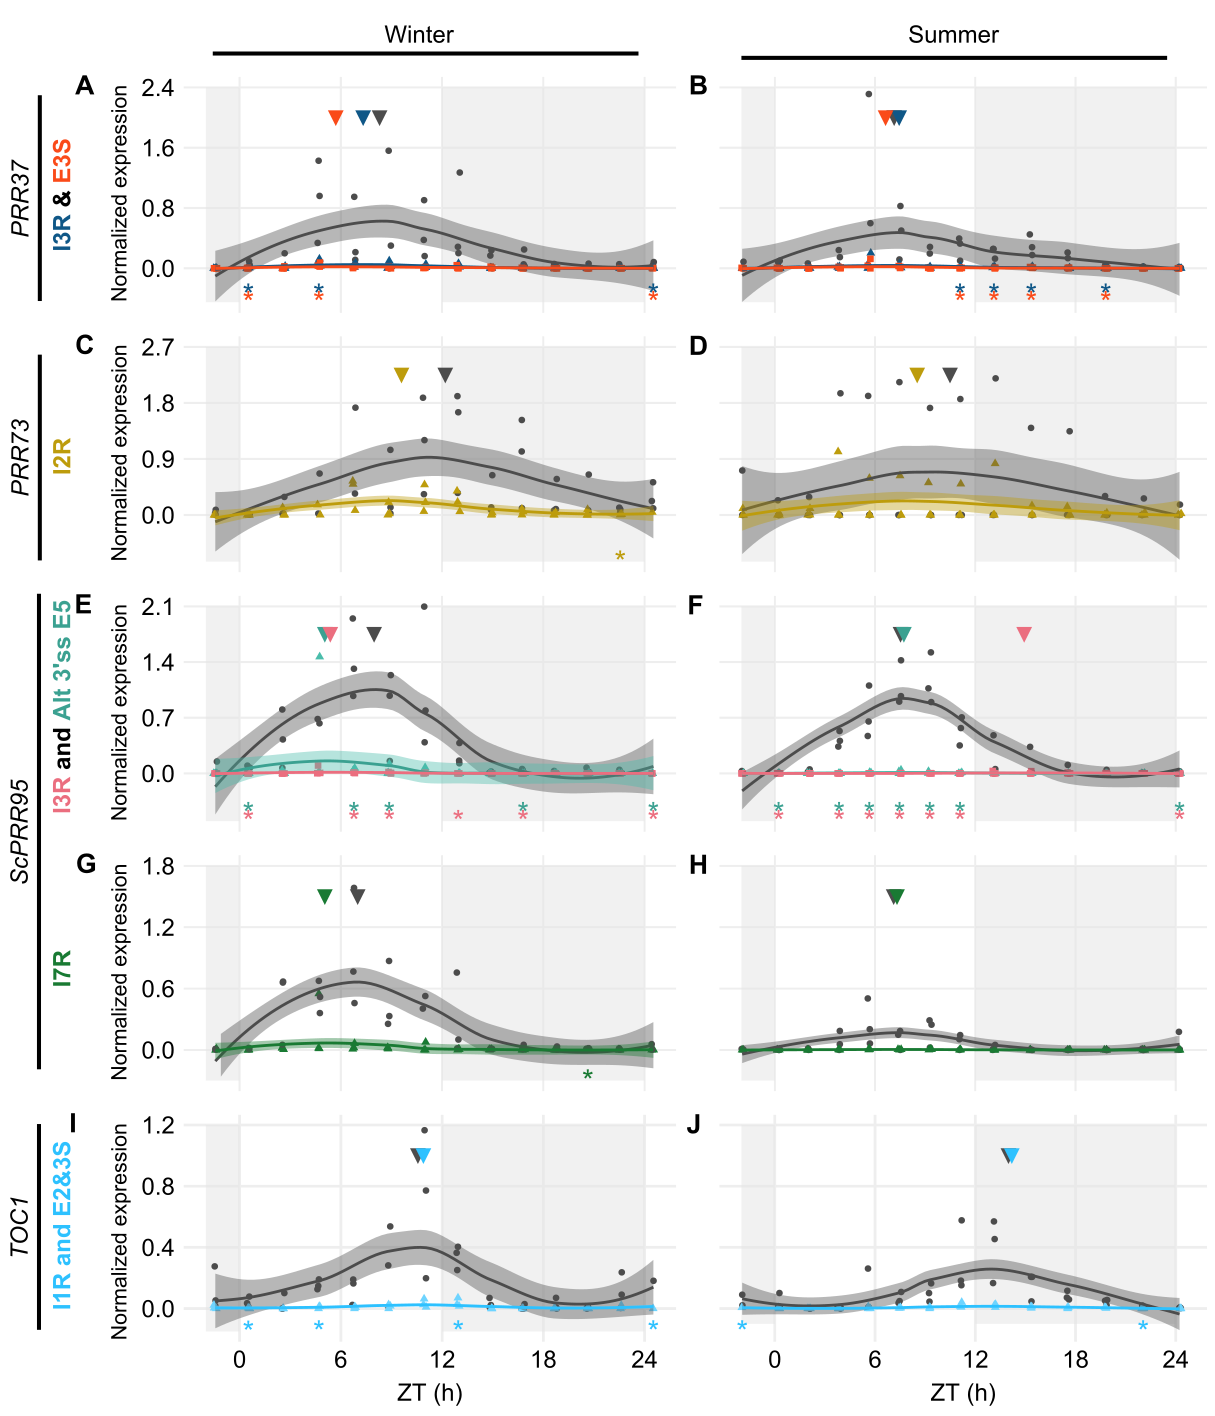

Write R code to recreate this figure.
library(ggplot2)
library(scales)
library(reshape2)
library(cowplot)
library(png)
library(grid)
library(RColorBrewer)

theme_set(theme_cowplot())

#1100x1350

#FS <- "#874D96"
#AS <- "#3A934C"
FS_line = "solid"
AS_line = "dashed"
AS2_line = "dotdash"

FS <- "#4d4d4d"
AS1 <- "#105989"
AS2 <- "#FC4A1A"


PRR371_timecourses_F1C1 <- read.csv("PRR371_splicing_F1C1_all.txt", sep="\t")
PRR371_timecourses_F1C1$Splice = factor(PRR371_timecourses_F1C1$Splice, levels=c("FS", "AS1", "AS2"))
PRR37.1_F1C1 <- ggplot(data=PRR371_timecourses_F1C1, aes(x=CT, y=PRR37.1, group=Splice)) +
  annotate("rect", xmin = -2, xmax = 0, ymin = -0.45, ymax = 2.4, alpha = .5, fill = "#e3e3e3")+
  annotate("rect", xmin = 12, xmax = 24, ymin = -0.45, ymax = 2.4, alpha = .5, fill = "#e3e3e3")+
  geom_jitter(aes(col=Splice, shape = Splice),position=position_jitter(0.1), size = 2) +
  stat_smooth(aes(group = Splice, colour = Splice, fill=Splice, outfit=fit2<<-..y..), span = 0.8)+
  annotate("text", x = 8.295, y = 2, label = "\u25bc", size = 6, colour=FS)+
  annotate("text", x = 7.3215, y = 2, label = "\u25bc", size = 6, colour=AS1)+
  annotate("text", x = 5.699, y = 2, label = "\u25bc", size = 6, colour=AS2)+
  annotate("text", x = 0.52, y = -0.35, label = "\u002a", size = 8, colour=AS1)+
  annotate("text", x = 0.52, y = -0.45, label = "\u002a", size = 8, colour=AS2)+
  annotate("text", x = 24.52, y = -0.35, label = "\u002a", size = 8, colour=AS1)+
  annotate("text", x = 24.52, y = -0.45, label = "\u002a", size = 8, colour=AS2)+
  annotate("text", x = 4.7, y = -0.35, label = "\u002a", size = 8, colour=AS1)+
  annotate("text", x = 4.7, y = -0.45, label = "\u002a", size = 8, colour=AS2)+
  scale_fill_manual(values=c(FS, AS1, AS2))+
  scale_colour_manual(values=c(FS, AS1, AS2))+
  scale_linetype_manual(values=c(FS_line, AS_line, AS2_line)) +
  scale_x_continuous(breaks=seq(0,24,6), name="ZT (h)", limits=c(-2, 24.55))+
  scale_y_continuous(breaks=seq(0,2.4,0.8), name="Normalized Expression", limits=c(-0.45,2.4))+
  theme(panel.grid.major = element_line(colour = "#efefef", size = 0.75), 
        text = element_text(size=18), 
        axis.ticks = element_blank(),
        axis.line = element_blank(),
        #axis.text.x = element_text(size=18),
        axis.text.x = element_blank(),
        axis.title.x = element_blank(),
        axis.text.y = element_text(size=18),
        legend.position = "none"
  )
PRR37.1_F1C1

#method to identify the peak and though of the smoothed fit in C1
fit2 <- data.frame(fit2)
fit3 <- fit2[1:60, ]
fit4 <- fit2[81:160, ]
fit4b <- fit2[161:240, ]
fit5 <- cbind(fit3, fit4, fit4b)
fit5 <- data.frame(fit5)
maxFS0 <- data.frame(which(fit5 == max(fit5$fit3), arr.ind=TRUE))
maxFS <- ((maxFS0$row-1)*25.96/80)-1.44
maxAS0 <- data.frame(which(fit5 == max(fit5$fit4), arr.ind=TRUE))
maxAS <- ((maxAS0$row-1)*25.96/80)-1.44
minFS0 <- data.frame(which(fit5 == min(fit5$fit3), arr.ind=TRUE))
minFS <- ((minFS0$row-1)*25.96/80)-1.44
minAS0 <- data.frame(which(fit5 == min(fit5$fit4), arr.ind=TRUE))
minAS <- ((minAS0$row-1)*25.96/80)-1.44
maxAS10 <- data.frame(which(fit5 == max(fit5$fit4b), arr.ind=TRUE))
maxAS1 <- ((maxAS10$row-1)*25.96/80)-1.44
minAS10 <- data.frame(which(fit5 == min(fit5$fit4b), arr.ind=TRUE))
minAS1 <- ((minAS10$row-1)*25.96/80)-1.44
FinalMaxMin <- cbind(maxFS, minFS, maxAS, minAS, maxAS1, minAS1)
round(FinalMaxMin)

PRR371_timecourses_F1C2 <- read.csv("PRR371_splicing_F1C2_all.txt", sep="\t")
PRR371_timecourses_F1C2$Splice = factor(PRR371_timecourses_F1C2$Splice, levels=c("FS", "AS1", "AS2"))

PRR37.1_F1C2 <- ggplot(data=PRR371_timecourses_F1C2, aes(x=CT, y=PRR37.1, group=Splice)) +
  annotate("rect", xmin = -2, xmax = 0, ymin = -0.45, ymax = 2.4, alpha = .5, fill = "#e3e3e3")+
  annotate("rect", xmin = 12, xmax = 24, ymin = -0.45, ymax = 2.4, alpha = .5, fill = "#e3e3e3")+
  geom_jitter(aes(col=Splice, shape = Splice),position=position_jitter(0.1), size = 2) +
  stat_smooth(aes(group = Splice, colour = Splice, fill=Splice, outfit=fit2<<-..y..), span = 0.8)+
  annotate("text", x = 7.1425, y = 2, label = "\u25bc", size = 6, colour=FS)+
  annotate("text", x = 7.4425, y = 2, label = "\u25bc", size = 6, colour=AS1)+
  annotate("text", x = 6.62875, y = 2, label = "\u25bc", size = 6, colour=AS2)+
  annotate("text", x = 11.09, y = -0.35, label = "\u002a", size = 8, colour=AS1)+
  annotate("text", x = 11.09, y = -0.45, label = "\u002a", size = 8, colour=AS2)+
  annotate("text", x = 13.12, y = -0.35, label = "\u002a", size = 8, colour=AS1)+
  annotate("text", x = 13.12, y = -0.45, label = "\u002a", size = 8, colour=AS2)+
  annotate("text", x = 15.35, y = -0.35, label = "\u002a", size = 8, colour=AS1)+
  annotate("text", x = 15.35, y = -0.45, label = "\u002a", size = 8, colour=AS2)+
  annotate("text", x = 19.81, y = -0.35, label = "\u002a", size = 8, colour=AS1)+
  annotate("text", x = 19.81, y = -0.45, label = "\u002a", size = 8, colour=AS2)+
  scale_fill_manual(values=c(FS, AS1, AS2))+
  scale_colour_manual(values=c(FS, AS1, AS2))+
  scale_linetype_manual(values=c(FS_line, AS_line, AS2_line)) +
  scale_x_continuous(breaks=seq(0,24,6), name="ZT (h)", limits=c(-2, 24.55))+
  scale_y_continuous(breaks=seq(0,2.4,0.8), name="Normalized Expression", limits=c(-0.45,2.4))+
  theme(panel.grid.major = element_line(colour = "#efefef", size = 0.75), 
        text = element_text(size=18), 
        axis.ticks = element_blank(),
        axis.line = element_blank(),
        #axis.text.x = element_text(size=18),
        axis.text.x = element_blank(),
        axis.title.x = element_blank(),
        axis.text.y = element_blank(),
        axis.title.y = element_blank(),
        #axis.text.y = element_text(size=18),
        legend.position = "none"
  )
PRR37.1_F1C2

#method to identify the peak and though of the smoothed fit in C2
fit2 <- data.frame(fit2)
fit3 <- fit2[1:60, ]
fit4 <- fit2[81:160, ]
fit4b <- fit2[161:240, ]
fit5 <- cbind(fit3, fit4, fit4b)
fit5 <- data.frame(fit5)
maxFS0 <- data.frame(which(fit5 == max(fit5$fit3), arr.ind=TRUE))
maxFS <- ((maxFS0$row-1)*26.55/80)-2
maxAS0 <- data.frame(which(fit5 == max(fit5$fit4), arr.ind=TRUE))
maxAS <- ((maxAS0$row-1)*26.55/80)-2
minFS0 <- data.frame(which(fit5 == min(fit5$fit3), arr.ind=TRUE))
minFS <- ((minFS0$row-1)*26.55/80)-2
minAS0 <- data.frame(which(fit5 == min(fit5$fit4), arr.ind=TRUE))
minAS <- ((minAS0$row-1)*26.55/80)-2
maxAS10 <- data.frame(which(fit5 == max(fit5$fit4b), arr.ind=TRUE))
maxAS1 <- ((maxAS10$row-1)*26.55/80)-2
minAS10 <- data.frame(which(fit5 == min(fit5$fit4b), arr.ind=TRUE))
minAS1 <- ((minAS10$row-1)*26.55/80)-2
FinalMaxMin <- cbind(maxFS, minFS, maxAS, minAS, maxAS1, minAS1)
round(FinalMaxMin)


AS3 <- "#BE9E0E"

PRR731_timecourses_F1C1 <- read.csv("PRR731_splicing_F1C1_all.txt", sep="\t")
PRR731_timecourses_F1C1$Splice = factor(PRR731_timecourses_F1C1$Splice, levels=c("FS", "AS"))
PRR73.1_F1C1 <- ggplot(data=PRR731_timecourses_F1C1, aes(x=CT, y=PRR73.1, group=Splice)) +
  annotate("rect", xmin = -2, xmax = 0, ymin = -0.75, ymax = 2.7, alpha = .5, fill = "#e3e3e3")+
  annotate("rect", xmin = 12, xmax = 24, ymin = -0.75, ymax = 2.7, alpha = .5, fill = "#e3e3e3")+
  geom_jitter(aes(col=Splice, shape = Splice),position=position_jitter(0.1), size = 2) +
  stat_smooth(aes(group = Splice, colour = Splice, fill=Splice, outfit=fit2<<-..y..), span = 0.8)+
  annotate("text", x = 12.189, y = 2.25, label = "\u25bc", size = 6, colour=FS)+
  annotate("text", x = 9.593, y = 2.25, label = "\u25bc", size = 6, colour=AS3)+
  annotate("text", x = 22.56, y = -0.75, label = "\u002a", size = 8, colour=AS3)+
  scale_fill_manual(values=c(FS, AS3))+
  scale_colour_manual(values=c(FS, AS3))+
  scale_linetype_manual(values=c(FS_line, AS_line)) +
  scale_x_continuous(breaks=seq(0,24,6), name="ZT (h)", limits=c(-2, 24.55))+
  scale_y_continuous(breaks=seq(0,2.7,0.9), name="Normalized Expression", limits=c(-0.75,2.7))+
  theme(panel.grid.major = element_line(colour = "#efefef", size = 0.75), 
        text = element_text(size=18), 
        axis.ticks = element_blank(),
        axis.line = element_blank(),
        #axis.text.x = element_text(size=18),
        axis.text.x = element_blank(),
        axis.title.x = element_blank(),
        axis.text.y = element_text(size=18),
        legend.position = "none"
  )
PRR73.1_F1C1

#method to identify the peak and though of the smoothed fit in C1
fit2 <- data.frame(fit2)
fit3 <- fit2[1:80, ]
fit4 <- fit2[81:160, ]
fit5 <- cbind(fit3, fit4)
fit5 <- data.frame(fit5)
maxFS0 <- data.frame(which(fit5 == max(fit5$fit3), arr.ind=TRUE))
maxFS <- ((maxFS0$row-1)*25.96/80)-1.44
maxAS0 <- data.frame(which(fit5 == max(fit5$fit4), arr.ind=TRUE))
maxAS <- ((maxAS0$row-1)*25.96/80)-1.44
minFS0 <- data.frame(which(fit5 == min(fit5$fit3), arr.ind=TRUE))
minFS <- ((minFS0$row-1)*25.96/80)-1.44
minAS0 <- data.frame(which(fit5 == min(fit5$fit4), arr.ind=TRUE))
minAS <- ((minAS0$row-1)*25.96/80)-1.44
FinalMaxMin <- cbind(maxFS, minFS, maxAS, minAS)
round(FinalMaxMin)


PRR731_timecourses_F1C2 <- read.csv("PRR731_splicing_F1C2_all.txt", sep="\t")
PRR731_timecourses_F1C2$Splice = factor(PRR731_timecourses_F1C2$Splice, levels=c("FS", "AS"))
PRR73.1_F1C2 <- ggplot(data=PRR731_timecourses_F1C2, aes(x=CT, y=PRR73.1, group=Splice)) +
  annotate("rect", xmin = -2, xmax = 0, ymin = -0.75, ymax = 2.7, alpha = .5, fill = "#e3e3e3")+
  annotate("rect", xmin = 12, xmax = 24, ymin = -0.75, ymax = 2.7, alpha = .5, fill = "#e3e3e3")+
  geom_jitter(aes(col=Splice, shape = Splice),position=position_jitter(0.1), size = 2) +
  stat_smooth(aes(group = Splice, colour = Splice, fill=Splice, outfit=fit2<<-..y..), span = 0.8)+
  annotate("text", x = 10.4855, y = 2.25, label = "\u25bc", size = 6, colour=FS)+
  annotate("text", x = 8.522, y = 2.25, label = "\u25bc", size = 6, colour=AS3)+
  scale_fill_manual(values=c(FS, AS3))+
  scale_colour_manual(values=c(FS, AS3))+
  scale_linetype_manual(values=c(FS_line, AS_line)) +
  scale_x_continuous(breaks=seq(0,24,6), name="ZT (h)", limits=c(-2, 24.55))+
  scale_y_continuous(breaks=seq(0,2.7,0.9), name="Normalized Expression", limits=c(-0.75,2.7))+
  theme(panel.grid.major = element_line(colour = "#efefef", size = 0.75), 
        text = element_text(size=18), 
        axis.ticks = element_blank(),
        axis.line = element_blank(),
        #axis.text.x = element_text(size=18),
        axis.text.x = element_blank(),
        axis.title.x = element_blank(),
        axis.text.y = element_blank(),
        axis.title.y = element_blank(),
        #axis.text.y = element_text(size=18),
        legend.position = "none"
  )
PRR73.1_F1C2

#method to identify the peak and though of the smoothed fit in C2
fit2 <- data.frame(fit2)
fit3 <- fit2[1:60, ]
fit4 <- fit2[81:140, ]
fit5 <- cbind(fit3, fit4)
fit5 <- data.frame(fit5)
maxFS0 <- data.frame(which(fit5 == max(fit5$fit3), arr.ind=TRUE))
maxFS <- ((maxFS0$row-1)*26.18/80)-1.95
maxAS0 <- data.frame(which(fit5 == max(fit5$fit4), arr.ind=TRUE))
maxAS <- ((maxAS0$row-1)*26.18/80)-1.95
minFS0 <- data.frame(which(fit5 == min(fit5$fit3), arr.ind=TRUE))
minFS <- ((minFS0$row-1)*26.18/80)-1.95
minAS0 <- data.frame(which(fit5 == min(fit5$fit4), arr.ind=TRUE))
minAS <- ((minAS0$row-1)*26.18/80)-1.95
FinalMaxMin <- cbind(maxFS, minFS, maxAS, minAS)
round(FinalMaxMin)

AS4 <- "#4ABDAC"
AS5 <- "#EB6E80"
AS6 <- "#1B7B34"

PRR952_timecourses_F1C1 <- read.csv("PRR952_splicing_F1C1_all.txt", sep="\t")
PRR952_timecourses_F1C1$Splice = factor(PRR952_timecourses_F1C1$Splice, levels=c("FS", "AS1", "AS2"))
PRR95.2_F1C1 <- ggplot(data=PRR952_timecourses_F1C1, aes(x=CT, y=PRR95.2, group=Splice)) +
  annotate("rect", xmin = -2, xmax = 0, ymin = -0.6, ymax = 2.1, alpha = .5, fill = "#e3e3e3")+
  annotate("rect", xmin = 12, xmax = 24, ymin = -0.6, ymax = 2.1, alpha = .5, fill = "#e3e3e3")+
  geom_jitter(aes(col=Splice, shape = Splice),position=position_jitter(0.1), size = 2) +
  stat_smooth(aes(group = Splice, colour = Splice, fill=Splice, outfit=fit2<<-..y..), span = 0.8)+
  annotate("text", x = 7.9705, y = 1.75, label = "\u25bc", size = 6, colour=FS)+
  annotate("text", x = 5.05, y = 1.75, label = "\u25bc", size = 6, colour=AS4)+
  annotate("text", x = 5.3745, y = 1.75, label = "\u25bc", size = 6, colour=AS5)+
  annotate("text", x = 0.52, y = -0.5, label = "\u002a", size = 8, colour=AS4)+
  annotate("text", x = 0.52, y = -0.6, label = "\u002a", size = 8, colour=AS5)+
  annotate("text", x = 24.52, y = -0.5, label = "\u002a", size = 8, colour=AS4)+
  annotate("text", x = 24.52, y = -0.6, label = "\u002a", size = 8, colour=AS5)+
  annotate("text", x = 6.78, y = -0.5, label = "\u002a", size = 8, colour=AS4)+
  annotate("text", x = 6.78, y = -0.6, label = "\u002a", size = 8, colour=AS5)+
  annotate("text", x = 8.87, y = -0.5, label = "\u002a", size = 8, colour=AS4)+
  annotate("text", x = 8.87, y = -0.6, label = "\u002a", size = 8, colour=AS5)+
  annotate("text", x = 12.96, y = -0.6, label = "\u002a", size = 8, colour=AS5)+
  annotate("text", x = 16.8, y = -0.5, label = "\u002a", size = 8, colour=AS4)+
  annotate("text", x = 16.8, y = -0.6, label = "\u002a", size = 8, colour=AS5)+
  scale_fill_manual(values=c(FS, AS4, AS5))+
  scale_colour_manual(values=c(FS, AS4, AS5))+
  scale_linetype_manual(values=c(FS_line, AS_line, AS2_line)) +
  scale_x_continuous(breaks=seq(0,24,6), name="ZT (h)", limits=c(-2, 24.55))+
  scale_y_continuous(breaks=seq(0,2.1,0.7), name="Normalized Expression", limits=c(-0.6, 2.1))+
  theme(panel.grid.major = element_line(colour = "#efefef", size = 0.75), 
        text = element_text(size=18), 
        axis.ticks = element_blank(),
        axis.line = element_blank(),
        #axis.text.x = element_text(size=18),
        axis.text.x = element_blank(),
        axis.title.x = element_blank(),
        axis.text.y = element_text(size=18),
        legend.position = "none"
  )
PRR95.2_F1C1

#method to identify the peak and though of the smoothed fit in C1
fit2 <- data.frame(fit2)
fit3 <- fit2[1:60, ]
fit4 <- fit2[81:160, ]
fit4b <- fit2[161:240, ]
fit5 <- cbind(fit3, fit4, fit4b)
fit5 <- data.frame(fit5)
maxFS0 <- data.frame(which(fit5 == max(fit5$fit3), arr.ind=TRUE))
maxFS <- ((maxFS0$row-1)*25.96/80)-1.44
maxAS0 <- data.frame(which(fit5 == max(fit5$fit4), arr.ind=TRUE))
maxAS <- ((maxAS0$row-1)*25.96/80)-1.44
minFS0 <- data.frame(which(fit5 == min(fit5$fit3), arr.ind=TRUE))
minFS <- ((minFS0$row-1)*25.96/80)-1.44
minAS0 <- data.frame(which(fit5 == min(fit5$fit4), arr.ind=TRUE))
minAS <- ((minAS0$row-1)*25.96/80)-1.44
maxAS10 <- data.frame(which(fit5 == max(fit5$fit4b), arr.ind=TRUE))
maxAS1 <- ((maxAS10$row-1)*25.96/80)-1.44
minAS10 <- data.frame(which(fit5 == min(fit5$fit4b), arr.ind=TRUE))
minAS1 <- ((minAS10$row-1)*25.96/80)-1.44
FinalMaxMin <- cbind(maxFS, minFS, maxAS, minAS, maxAS1, minAS1)
round(FinalMaxMin)


PRR952_timecourses_F1C2 <- read.csv("PRR952_splicing_F1C2_all.txt", sep="\t")
PRR952_timecourses_F1C2$Splice = factor(PRR952_timecourses_F1C2$Splice, levels=c("FS", "AS1", "AS2", "AS3"))
PRR95.2_F1C2 <- ggplot(data=PRR952_timecourses_F1C2, aes(x=CT, y=PRR95.2, group=Splice)) +
  annotate("rect", xmin = -2, xmax = 0, ymin = -0.6, ymax = 2.1, alpha = .5, fill = "#e3e3e3")+
  annotate("rect", xmin = 12, xmax = 24, ymin =  -0.6, ymax = 2.1, alpha = .5, fill = "#e3e3e3")+
  geom_jitter(aes(col=Splice, shape = Splice),position=position_jitter(0.1), size = 2) +
  stat_smooth(aes(group = Splice, colour = Splice, fill=Splice, outfit=fit2<<-..y..), span = 0.8)+
  annotate("text", x = 7.524375, y = 1.75, label = "\u25bc", size = 6, colour=FS)+
  annotate("text", x = 7.724375, y = 1.75, label = "\u25bc", size = 6, colour=AS4)+
  annotate("text", x = 14.92563, y = 1.75, label = "\u25bc", size = 6, colour=AS5)+
  annotate("text", x = 0.23, y = -0.5, label = "\u002a", size = 8, colour=AS4)+
  annotate("text", x = 0.23, y = -0.6, label = "\u002a", size = 8, colour=AS5)+
  annotate("text", x = 3.85, y = -0.5, label = "\u002a", size = 8, colour=AS4)+
  annotate("text", x = 3.85, y = -0.6, label = "\u002a", size = 8, colour=AS5)+
  annotate("text", x = 5.66, y = -0.5, label = "\u002a", size = 8, colour=AS4)+
  annotate("text", x = 5.66, y = -0.6, label = "\u002a", size = 8, colour=AS5)+
  annotate("text", x = 7.47, y = -0.5, label = "\u002a", size = 8, colour=AS4)+
  annotate("text", x = 7.47, y = -0.6, label = "\u002a", size = 8, colour=AS5)+
  annotate("text", x = 9.28, y = -0.5, label = "\u002a", size = 8, colour=AS4)+
  annotate("text", x = 9.28, y = -0.6, label = "\u002a", size = 8, colour=AS5)+
  annotate("text", x = 11.09, y = -0.5, label = "\u002a", size = 8, colour=AS4)+
  annotate("text", x = 11.09, y = -0.6, label = "\u002a", size = 8, colour=AS5)+
  annotate("text", x = 24.23, y = -0.5, label = "\u002a", size = 8, colour=AS4)+
  annotate("text", x = 24.23, y = -0.6, label = "\u002a", size = 8, colour=AS5)+
    scale_fill_manual(values=c(FS, AS4, AS5))+
  scale_colour_manual(values=c(FS, AS4, AS5))+
  scale_linetype_manual(values=c(FS_line, AS_line, AS2_line)) +
  scale_x_continuous(breaks=seq(0,24,6), name="ZT (h)", limits=c(-2, 24.55))+
  scale_y_continuous(breaks=seq(0,2.1,0.7), name="Normalized Expression", limits=c(-0.6,2.1))+
  theme(panel.grid.major = element_line(colour = "#efefef", size = 0.75), 
        text = element_text(size=18), 
        axis.ticks = element_blank(),
        axis.line = element_blank(),
        #axis.text.x = element_text(size=18),
        axis.text.x = element_blank(),
        axis.title.x = element_blank(),
        axis.text.y = element_blank(),
        axis.title.y = element_blank(),
        #axis.text.y = element_text(size=18),
        legend.position = "none"
  )
PRR95.2_F1C2

#method to identify the peak and though of the smoothed fit in C2
fit2 <- data.frame(fit2)
fit3 <- fit2[1:60, ]
fit4 <- fit2[81:160, ]
fit4b <- fit2[161:240, ]
fit5 <- cbind(fit3, fit4, fit4b)
fit5 <- data.frame(fit5)
maxFS0 <- data.frame(which(fit5 == max(fit5$fit3), arr.ind=TRUE))
maxFS <- ((maxFS0$row-1)*26.55/80)-2
maxAS0 <- data.frame(which(fit5 == max(fit5$fit4), arr.ind=TRUE))
maxAS <- ((maxAS0$row-1)*26.55/80)-2
minFS0 <- data.frame(which(fit5 == min(fit5$fit3), arr.ind=TRUE))
minFS <- ((minFS0$row-1)*26.55/80)-2
minAS0 <- data.frame(which(fit5 == min(fit5$fit4), arr.ind=TRUE))
minAS <- ((minAS0$row-1)*26.55/80)-2
maxAS10 <- data.frame(which(fit5 == max(fit5$fit4b), arr.ind=TRUE))
maxAS1 <- ((maxAS10$row-1)*26.55/80)-2
minAS10 <- data.frame(which(fit5 == min(fit5$fit4b), arr.ind=TRUE))
minAS1 <- ((minAS10$row-1)*26.55/80)-2
FinalMaxMin <- cbind(maxFS, minFS, maxAS, minAS, maxAS1, minAS1)
round(FinalMaxMin)


PRR954_timecourses_F1C1 <- read.csv("PRR954_splicing_F1C1_all.txt", sep="\t")
PRR954_timecourses_F1C1$Splice = factor(PRR954_timecourses_F1C1$Splice, levels=c("FS", "AS"))
PRR95.4_F1C1 <- ggplot(data=PRR954_timecourses_F1C1, aes(x=CT, y=PRR95.4, group=Splice)) +
  annotate("rect", xmin = -2, xmax = 0, ymin = -0.3, ymax = 1.8, alpha = .5, fill = "#e3e3e3")+
  annotate("rect", xmin = 12, xmax = 24, ymin = -0.3, ymax = 1.8, alpha = .5, fill = "#e3e3e3")+
  geom_jitter(aes(col=Splice, shape = Splice),position=position_jitter(0.1), size = 2) +
  stat_smooth(aes(group = Splice, colour = Splice, fill=Splice, outfit=fit2<<-..y..), span = 0.8)+
  annotate("text", x = 6.997, y = 1.5, label = "\u25bc", size = 6, colour=FS)+
  annotate("text", x = 5.05, y = 1.5, label = "\u25bc", size = 6, colour=AS6)+
  annotate("text", x = 20.64, y = -0.3, label = "\u002a", size = 8, colour=AS6)+
    scale_fill_manual(values=c(FS, AS6))+
  scale_colour_manual(values=c(FS, AS6))+
  scale_linetype_manual(values=c(FS_line, AS_line)) +
  scale_x_continuous(breaks=seq(0,24,6), name="ZT (h)", limits=c(-2, 24.55))+
  scale_y_continuous(breaks=seq(0,1.8,0.6), name="Normalized Expression", limits=c(-0.3,1.8))+
  theme(panel.grid.major = element_line(colour = "#efefef", size = 0.75), 
        text = element_text(size=18), 
        axis.ticks = element_blank(),
        axis.line = element_blank(),
        #axis.text.x = element_text(size=18),
        axis.text.x = element_blank(),
        axis.title.x = element_blank(),
        axis.text.y = element_text(size=18),
        legend.position = "none"
  )
PRR95.4_F1C1

#method to identify the peak and though of the smoothed fit in C1
fit2 <- data.frame(fit2)
fit3 <- fit2[1:80, ]
fit4 <- fit2[81:160, ]
fit5 <- cbind(fit3, fit4)
fit5 <- data.frame(fit5)
maxFS0 <- data.frame(which(fit5 == max(fit5$fit3), arr.ind=TRUE))
maxFS <- ((maxFS0$row-1)*25.96/80)-1.44
maxAS0 <- data.frame(which(fit5 == max(fit5$fit4), arr.ind=TRUE))
maxAS <- ((maxAS0$row-1)*25.96/80)-1.44
minFS0 <- data.frame(which(fit5 == min(fit5$fit3), arr.ind=TRUE))
minFS <- ((minFS0$row-1)*25.96/80)-1.44
minAS0 <- data.frame(which(fit5 == min(fit5$fit4), arr.ind=TRUE))
minAS <- ((minAS0$row-1)*25.96/80)-1.44
FinalMaxMin <- cbind(maxFS, minFS, maxAS, minAS)
round(FinalMaxMin)

PRR954_timecourses_F1C2 <- read.csv("PRR954_splicing_F1C2_all.txt", sep="\t")
PRR954_timecourses_F1C2$Splice = factor(PRR954_timecourses_F1C2$Splice, levels=c("FS", "AS"))
PRR95.4_F1C2 <- ggplot(data=PRR954_timecourses_F1C2, aes(x=CT, y=PRR95.4, group=Splice)) +
  annotate("rect", xmin = -2, xmax = 0, ymin = -0.3, ymax = 1.8, alpha = .5, fill = "#e3e3e3")+
  annotate("rect", xmin = 12, xmax = 24, ymin = -0.3, ymax = 1.8, alpha = .5, fill = "#e3e3e3")+
  geom_jitter(aes(col=Splice, shape = Splice),position=position_jitter(0.1), size = 2) +
  stat_smooth(aes(group = Splice, colour = Splice, fill=Splice, outfit=fit2<<-..y..), span = 0.8)+
  annotate("text", x = 7.113, y = 1.5, label = "\u25bc", size = 6, colour=FS)+
  annotate("text", x = 7.313, y = 1.5, label = "\u25bc", size = 6, colour=AS6)+
    scale_fill_manual(values=c(FS, AS6))+
  scale_colour_manual(values=c(FS, AS6))+
  scale_linetype_manual(values=c(FS_line, AS_line)) +
  scale_x_continuous(breaks=seq(0,24,6), name="ZT (h)", limits=c(-2, 24.55))+
  scale_y_continuous(breaks=seq(0,1.8,0.6), name="Normalized Expression", limits=c(-0.3,1.8))+
  theme(panel.grid.major = element_line(colour = "#efefef", size = 0.75), 
        text = element_text(size=18), 
        axis.ticks = element_blank(),
        axis.line = element_blank(),
        #axis.text.x = element_text(size=18),
        axis.text.x = element_blank(),
        axis.title.x = element_blank(),
        axis.text.y = element_blank(),
        axis.title.y = element_blank(),
        #axis.text.y = element_text(size=18),
        legend.position = "none"
  )
PRR95.4_F1C2

#method to identify the peak and though of the smoothed fit in C2
fit2 <- data.frame(fit2)
fit3 <- fit2[1:60, ]
fit4 <- fit2[81:140, ]
fit5 <- cbind(fit3, fit4)
fit5 <- data.frame(fit5)
maxFS0 <- data.frame(which(fit5 == max(fit5$fit3), arr.ind=TRUE))
maxFS <- ((maxFS0$row-1)*26.18/80)-1.95
maxAS0 <- data.frame(which(fit5 == max(fit5$fit4), arr.ind=TRUE))
maxAS <- ((maxAS0$row-1)*26.18/80)-1.95
minFS0 <- data.frame(which(fit5 == min(fit5$fit3), arr.ind=TRUE))
minFS <- ((minFS0$row-1)*26.18/80)-1.95
minAS0 <- data.frame(which(fit5 == min(fit5$fit4), arr.ind=TRUE))
minAS <- ((minAS0$row-1)*26.18/80)-1.95
FinalMaxMin <- cbind(maxFS, minFS, maxAS, minAS)
round(FinalMaxMin)



AS7 <- "#70D6FF"

TOC11_timecourses_F1C1 <- read.csv("TOC11_splicing_F1C1_all.txt", sep="\t")
TOC11_timecourses_F1C1$Splice = factor(TOC11_timecourses_F1C1$Splice, levels=c("FS", "AS"))
TOC1.1_F1C1 <- ggplot(data=TOC11_timecourses_F1C1, aes(x=CT, y=TOC1.1, group=Splice)) +
  annotate("rect", xmin = -2, xmax = 0, ymin = -0.15, ymax = 1.2, alpha = .5, fill = "#e3e3e3")+
  annotate("rect", xmin = 12, xmax = 24, ymin = -0.15, ymax = 1.2, alpha = .5, fill = "#e3e3e3")+
  geom_jitter(aes(col=Splice, shape = Splice),position=position_jitter(0.1), size = 2) +
  stat_smooth(aes(group = Splice, colour = Splice, fill=Splice, outfit=fit2<<-..y..), span = 0.8)+
  annotate("text", x = 10.5665, y = 1, label = "\u25bc", size = 6, colour=FS)+
  annotate("text", x = 10.891, y = 1, label = "\u25bc", size = 6, colour=AS7)+
  annotate("text", x = 0.52, y = -0.1, label = "\u002a", size = 8, colour=AS7)+
  annotate("text", x = 4.7, y = -0.15, label = "\u002a", size = 8, colour=AS7)+
  annotate("text", x = 12.96, y = -0.15, label = "\u002a", size = 8, colour=AS7)+
  annotate("text", x = 24.52, y = -0.15, label = "\u002a", size = 8, colour=AS7)+
    scale_fill_manual(values=c(FS, AS7))+
  scale_colour_manual(values=c(FS, AS7))+
  scale_linetype_manual(values=c(FS_line, AS_line)) +
  scale_x_continuous(breaks=seq(0,24,6), name="ZT (h)", limits=c(-2, 24.55))+
  scale_y_continuous(breaks=seq(0,1.2,0.4), name="Normalized Expression", limits=c(-0.15,1.2))+
  theme(panel.grid.major = element_line(colour = "#efefef", size = 1), 
        text = element_text(size=18), 
        axis.ticks = element_blank(),
        axis.line = element_blank(),
        axis.text.x = element_text(size=18),
        #axis.text.x = element_blank(),
        #axis.title.x = element_blank(),
        axis.text.y = element_text(size=18),
        legend.position = "none"
  )
TOC1.1_F1C1

#method to identify the peak and though of the smoothed fit in C1
fit2 <- data.frame(fit2)
fit3 <- fit2[1:80, ]
fit4 <- fit2[81:160, ]
fit5 <- cbind(fit3, fit4)
fit5 <- data.frame(fit5)
maxFS0 <- data.frame(which(fit5 == max(fit5$fit3), arr.ind=TRUE))
maxFS <- ((maxFS0$row-1)*25.96/80)-1.44
maxAS0 <- data.frame(which(fit5 == max(fit5$fit4), arr.ind=TRUE))
maxAS <- ((maxAS0$row-1)*25.96/80)-1.44
minFS0 <- data.frame(which(fit5 == min(fit5$fit3), arr.ind=TRUE))
minFS <- ((minFS0$row-1)*25.96/80)-1.44
minAS0 <- data.frame(which(fit5 == min(fit5$fit4), arr.ind=TRUE))
minAS <- ((minAS0$row-1)*25.96/80)-1.44
FinalMaxMin <- cbind(maxFS, minFS, maxAS, minAS)
round(FinalMaxMin)

TOC11_timecourses_F1C2 <- read.csv("TOC11_splicing_F1C2_all.txt", sep="\t")
TOC11_timecourses_F1C2$Splice = factor(TOC11_timecourses_F1C2$Splice, levels=c("FS", "AS"))
TOC1.1_F1C2 <- ggplot(data=TOC11_timecourses_F1C2, aes(x=CT, y=TOC1.1, group=Splice)) +
  annotate("rect", xmin = -2, xmax = 0, ymin = -0.1, ymax = 1.2, alpha = .5, fill = "#e3e3e3")+
  annotate("rect", xmin = 12, xmax = 24, ymin = -0.1, ymax = 1.2, alpha = .5, fill = "#e3e3e3")+
  geom_jitter(aes(col=Splice, shape = Splice),position=position_jitter(0.1), size = 2) +
  stat_smooth(aes(group = Splice, colour = Splice, fill=Splice, outfit=fit2<<-..y..), span = 0.8)+
  annotate("text", x = 13.98525, y = 1, label = "\u25bc", size = 6, colour=FS)+
  annotate("text", x = 14.18525, y = 1, label = "\u25bc", size = 6, colour=AS7)+
  annotate("text", x = -1.95, y = -0.15, label = "\u002a", size = 8, colour=AS7)+
  annotate("text", x = 22.05, y = -0.15, label = "\u002a", size = 8, colour=AS7)+
    scale_fill_manual(values=c(FS, AS7))+
  scale_colour_manual(values=c(FS, AS7))+
  scale_linetype_manual(values=c(FS_line, AS_line)) +
  scale_x_continuous(breaks=seq(0,24,6), name="ZT (h)", limits=c(-2, 24.55))+
  scale_y_continuous(breaks=seq(0,1.2,0.4), name="Normalized Expression", limits=c(-0.15,1.2))+
  theme(panel.grid.major = element_line(colour = "#efefef", size = 1), 
        text = element_text(size=18), 
        axis.ticks = element_blank(),
        axis.line = element_blank(),
        axis.text.x = element_text(size=18),
        axis.text.y = element_blank(),
        axis.title.y = element_blank(),
        #axis.text.y = element_text(size=18),
        legend.position = "none"
  )
TOC1.1_F1C2

#method to identify the peak and though of the smoothed fit in C2
fit2 <- data.frame(fit2)
fit3 <- fit2[1:60, ]
fit4 <- fit2[81:140, ]
fit5 <- cbind(fit3, fit4)
fit5 <- data.frame(fit5)
maxFS0 <- data.frame(which(fit5 == max(fit5$fit3), arr.ind=TRUE))
maxFS <- ((maxFS0$row-1)*26.18/80)-1.95
maxAS0 <- data.frame(which(fit5 == max(fit5$fit4), arr.ind=TRUE))
maxAS <- ((maxAS0$row-1)*26.18/80)-1.95
minFS0 <- data.frame(which(fit5 == min(fit5$fit3), arr.ind=TRUE))
minFS <- ((minFS0$row-1)*26.18/80)-1.95
minAS0 <- data.frame(which(fit5 == min(fit5$fit4), arr.ind=TRUE))
minAS <- ((minAS0$row-1)*26.18/80)-1.95
FinalMaxMin <- cbind(maxFS, minFS, maxAS, minAS)
round(FinalMaxMin)

plot_grid(PRR37.1_F1C1, PRR37.1_F1C2, PRR73.1_F1C1, PRR73.1_F1C2, PRR95.2_F1C1, PRR95.2_F1C2, PRR95.4_F1C1, PRR95.4_F1C2, TOC1.1_F1C1, TOC1.1_F1C2, labels = c("A", "B", "C", "D", "E", "F", "G", "H", "I", "J"), ncol = 2, align = "none", rel_widths = c(1.15, 1),rel_heights = c(1,1,1,1,1.2),label_size = 20)
